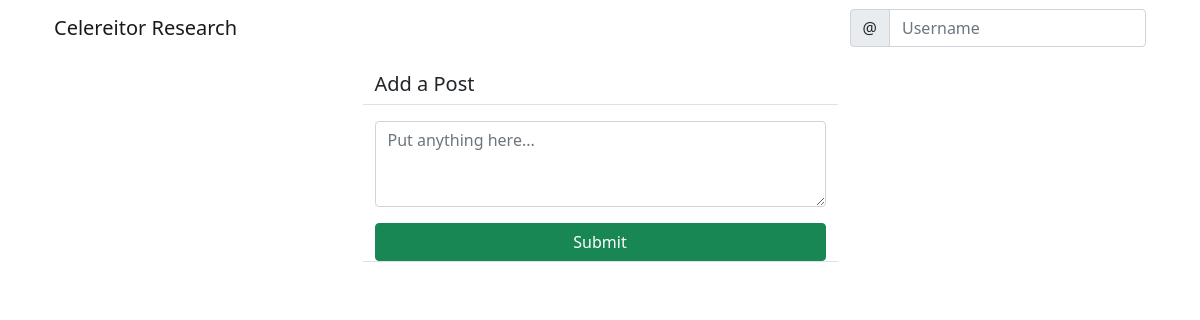
Page /foundation/ on the earlier database version.
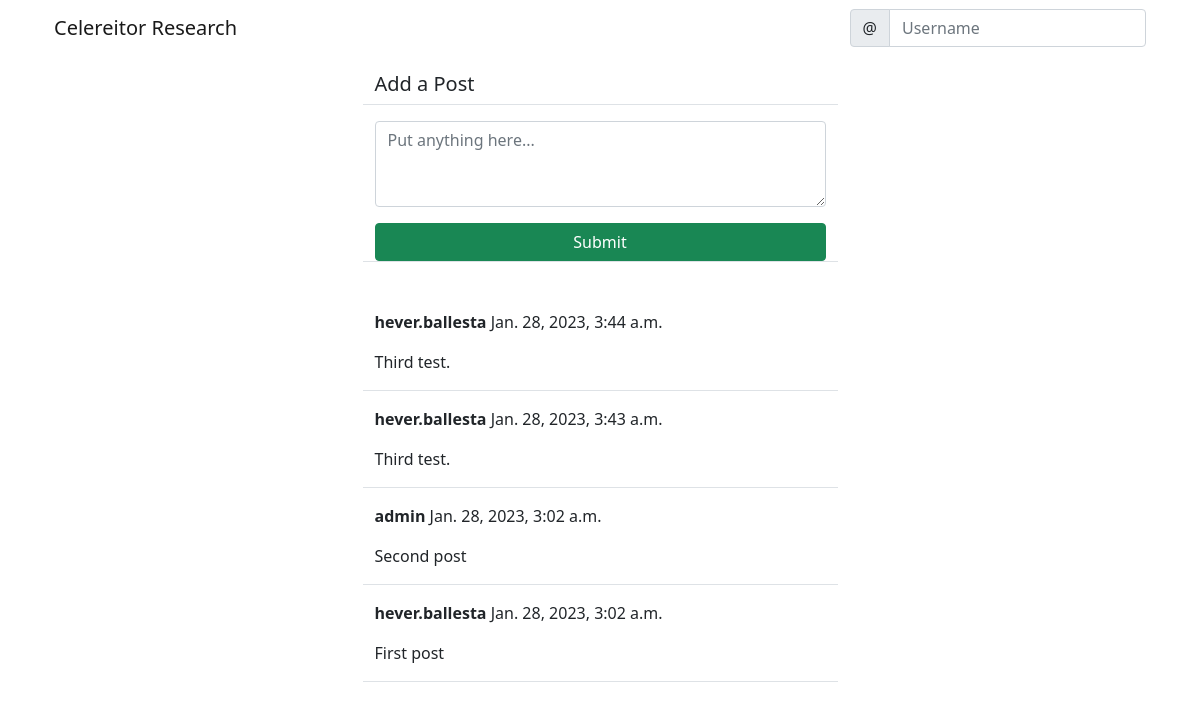
Same page on the later database version.
### foundation/models.py (models this page shows)
class Post(models.Model):
    body = models.TextField()
    created_at = models.DateTimeField(default=timezone.now)
    author = models.ForeignKey(User, on_delete=models.CASCADE)

### foundation/views.py (the view, shortened to what this page needs)
# urls.py: path('', PostListView.as_view(), name='post_list'),
class PostListView(View):
    def get(self, request, *args, **kwargs):
        posts = Post.objects.all().order_by('-created_at')
        form = PostForm()
        context = {
            'post_list': posts,
            'form': form,
        }
        return render(request, 'foundation/post_list.html', context)

### foundation/forms.py
class PostForm(forms.ModelForm):
    body =forms.CharField(
        label='',
        widget=forms.Textarea(attrs={
            'rows': '3',
            'placeholder': 'Put anything here...'
        })
    )
    class Meta:
        model = Post
        fields = ['body']

### foundation/templates/foundation/post_list.html (shortened to what this page needs)
{% extends 'landing/base.html' %}
{% load crispy_forms_tags %}
{% block content %}
<div class="container">
    <div class="row justify-content-center mt-3">
        <div class="col-md-5 col-sm-12 border-bottom">
          <h5>Add a Post</h5>
        </div>
    </div>
    <div class="row justify-content-center mt-3 mb-5">
        <div class="col-md-5 col-sm-12 border-bottom">
          <form method="POSt">
            {{ form | crispy }}
            <div class="d-grid gap-2">
                <button class="btn btn-success mt-3">Submit</button>
            </div>
          </form>
        </div>
    </div>
    {% for post in post_list %}
    <div class="row justify-content-center mt-3">
        <div class="col-md-5 col-sm-12 border-bottom">
            <p><strong>{{ post.author }} </strong> {{ post.created_at }}</p>
            <p> {{ post.body }} </p>
        </div>
    </div>
    {% endfor %}
</div>
{% endblock content %}

### landing/templates/landing/base.html (shortened to what this page needs)
<!doctype html>
<html lang="en">
  <head>
    <link href="https://cdn.jsdelivr.net/npm/bootstrap@5.0.0-beta1/dist/css/bootstrap.min.css" rel="stylesheet">
  </head>
  <body>
    {% include 'landing/navbar.html' %}
    {% block content %}
    {% endblock content %}
  </body>
</html>

### landing/templates/landing/navbar.html (shortened to what this page needs)
<div class="container">
    <nav class="navbar navbar-expand-lg navbar-light">
      <div class="container-fluid">
        <a class="navbar-brand" href="{% url 'index' %}">Celereitor Research</a>
        <div class="collapse navbar-collapse" id="navbarTogglerDemo03">
          <form class="d-flex">
            <div class="input-group">
            <span class="input-group-text" id="basic-addon1">@</span>
            <input type="text" class="form-control" placeholder="Username" aria-label="Username" aria-describedby="basic-addon1">
        </div>
          </form>
        </div>
      </div>
    </nav>
    </div>

Differences in the rows shown:
added Post: author "hever.ballesta", created_at "Jan. 28, 2023, 3:44 a.m.", body "Third test."
added Post: author "hever.ballesta", created_at "Jan. 28, 2023, 3:43 a.m.", body "Third test."
added Post: author "admin", created_at "Jan. 28, 2023, 3:02 a.m.", body "Second post"
added Post: author "hever.ballesta", created_at "Jan. 28, 2023, 3:02 a.m.", body "First post"
